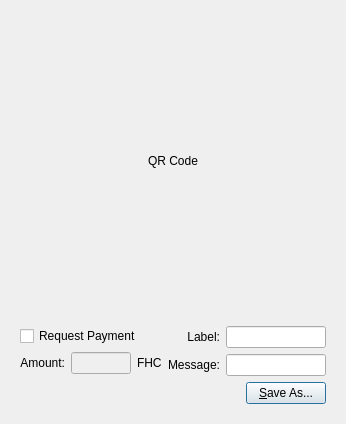
<?xml version="1.0" encoding="UTF-8"?>
<ui version="4.0">
 <class>QRCodeDialog</class>
 <widget class="QDialog" name="QRCodeDialog">
  <property name="geometry">
   <rect>
    <x>0</x>
    <y>0</y>
    <width>320</width>
    <height>404</height>
   </rect>
  </property>
  <property name="windowTitle">
   <string>Dialog</string>
  </property>
  <layout class="QVBoxLayout" name="verticalLayout_3">
   <item>
    <widget class="QLabel" name="lblQRCode">
     <property name="sizePolicy">
      <sizepolicy hsizetype="Expanding" vsizetype="Expanding">
       <horstretch>0</horstretch>
       <verstretch>0</verstretch>
      </sizepolicy>
     </property>
     <property name="minimumSize">
      <size>
       <width>300</width>
       <height>300</height>
      </size>
     </property>
     <property name="text">
      <string>QR Code</string>
     </property>
     <property name="alignment">
      <set>Qt::AlignCenter</set>
     </property>
     <property name="wordWrap">
      <bool>true</bool>
     </property>
    </widget>
   </item>
   <item>
    <widget class="QWidget" name="widget" native="true">
     <layout class="QVBoxLayout" name="verticalLayout_2">
      <item>
       <layout class="QHBoxLayout" name="horizontalLayout_2">
        <item>
         <layout class="QVBoxLayout" name="verticalLayout">
          <item>
           <widget class="QCheckBox" name="chkReqPayment">
            <property name="enabled">
             <bool>true</bool>
            </property>
            <property name="text">
             <string>Request Payment</string>
            </property>
           </widget>
          </item>
          <item>
           <layout class="QHBoxLayout" name="horizontalLayout">
            <item>
             <widget class="QLabel" name="lblAmount">
              <property name="sizePolicy">
               <sizepolicy hsizetype="Preferred" vsizetype="Maximum">
                <horstretch>0</horstretch>
                <verstretch>0</verstretch>
               </sizepolicy>
              </property>
              <property name="text">
               <string>Amount:</string>
              </property>
              <property name="alignment">
               <set>Qt::AlignRight|Qt::AlignTrailing|Qt::AlignVCenter</set>
              </property>
              <property name="buddy">
               <cstring>lnReqAmount</cstring>
              </property>
             </widget>
            </item>
            <item>
             <widget class="QLineEdit" name="lnReqAmount">
              <property name="enabled">
               <bool>false</bool>
              </property>
              <property name="minimumSize">
               <size>
                <width>60</width>
                <height>0</height>
               </size>
              </property>
              <property name="alignment">
               <set>Qt::AlignRight|Qt::AlignTrailing|Qt::AlignVCenter</set>
              </property>
             </widget>
            </item>
            <item>
             <widget class="QLabel" name="lblBTC">
              <property name="sizePolicy">
               <sizepolicy hsizetype="Preferred" vsizetype="Maximum">
                <horstretch>0</horstretch>
                <verstretch>0</verstretch>
               </sizepolicy>
              </property>
              <property name="text">
               <string>FHC</string>
              </property>
              <property name="buddy">
               <cstring>lnReqAmount</cstring>
              </property>
             </widget>
            </item>
           </layout>
          </item>
         </layout>
        </item>
        <item>
         <layout class="QGridLayout" name="gridLayout">
          <item row="0" column="0">
           <widget class="QLabel" name="lblLabel">
            <property name="text">
             <string>Label:</string>
            </property>
            <property name="alignment">
             <set>Qt::AlignRight|Qt::AlignTrailing|Qt::AlignVCenter</set>
            </property>
            <property name="buddy">
             <cstring>lnLabel</cstring>
            </property>
           </widget>
          </item>
          <item row="0" column="1">
           <widget class="QLineEdit" name="lnLabel">
            <property name="minimumSize">
             <size>
              <width>100</width>
              <height>0</height>
             </size>
            </property>
           </widget>
          </item>
          <item row="1" column="0">
           <widget class="QLabel" name="lblMessage">
            <property name="text">
             <string>Message:</string>
            </property>
            <property name="alignment">
             <set>Qt::AlignRight|Qt::AlignTrailing|Qt::AlignVCenter</set>
            </property>
            <property name="buddy">
             <cstring>lnMessage</cstring>
            </property>
           </widget>
          </item>
          <item row="1" column="1">
           <widget class="QLineEdit" name="lnMessage">
            <property name="minimumSize">
             <size>
              <width>100</width>
              <height>0</height>
             </size>
            </property>
           </widget>
          </item>
         </layout>
        </item>
       </layout>
      </item>
      <item>
       <layout class="QHBoxLayout" name="horizontalLayout_3">
        <item>
         <spacer name="horizontalSpacer">
          <property name="orientation">
           <enum>Qt::Horizontal</enum>
          </property>
          <property name="sizeHint" stdset="0">
           <size>
            <width>40</width>
            <height>20</height>
           </size>
          </property>
         </spacer>
        </item>
        <item>
         <widget class="QPushButton" name="btnSaveAs">
          <property name="text">
           <string>&amp;Save As...</string>
          </property>
         </widget>
        </item>
       </layout>
      </item>
     </layout>
    </widget>
   </item>
  </layout>
 </widget>
 <resources/>
 <connections>
  <connection>
   <sender>chkReqPayment</sender>
   <signal>clicked(bool)</signal>
   <receiver>lnReqAmount</receiver>
   <slot>setEnabled(bool)</slot>
   <hints>
    <hint type="sourcelabel">
     <x>92</x>
     <y>285</y>
    </hint>
    <hint type="destinationlabel">
     <x>98</x>
     <y>311</y>
    </hint>
   </hints>
  </connection>
 </connections>
</ui>
